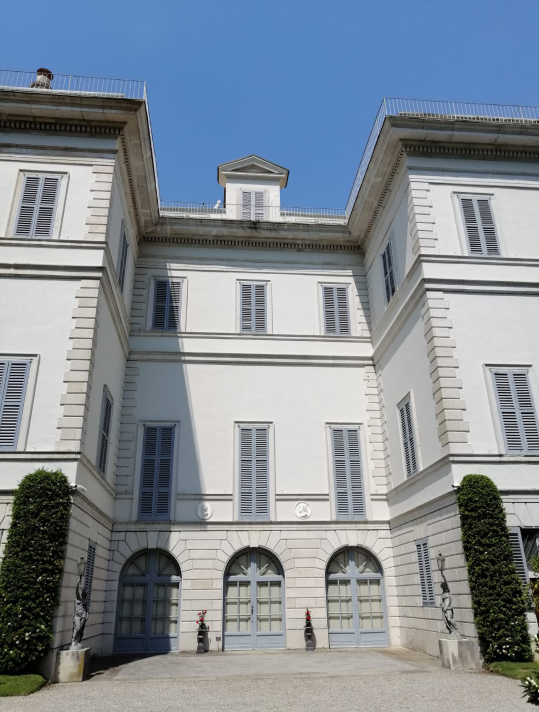
%> input picture villa.png, 1078 x 1424 px (shown at 1/2 size)
$ octave homework.m   (GNU Octave 9; MATLAB toolbox functions it lacks are replaced by stand-ins)
%> lines starting %> are read from the running program, lines starting %| are printed output that depends on the picture
### functions/segToLine.m
function [l] = segToLine(pts)
% convert the endpoints of a line segment to a line in homogeneous
% coordinates.
%
% pts are the endpoits of the segment: [x1 y1;
%                                       x2 y2]

% convert endpoints to cartesian coordinates
a = [pts(1,:)';1];
b = [pts(2,:)';1];
l = cross(a,b);
l = l./norm(l);
end

### homework.m
% Image Analysis and Computer Vision - Homework A.Y. 2021/22
% Author: Christian Grasso (10652464)

%% Setup
close all;
clear;
clc;

addpath(genpath('functions'));

img = im2double(imread('villa.png'));
%% F1 - Feature detection
imgGrayscale = rgb2gray(img);
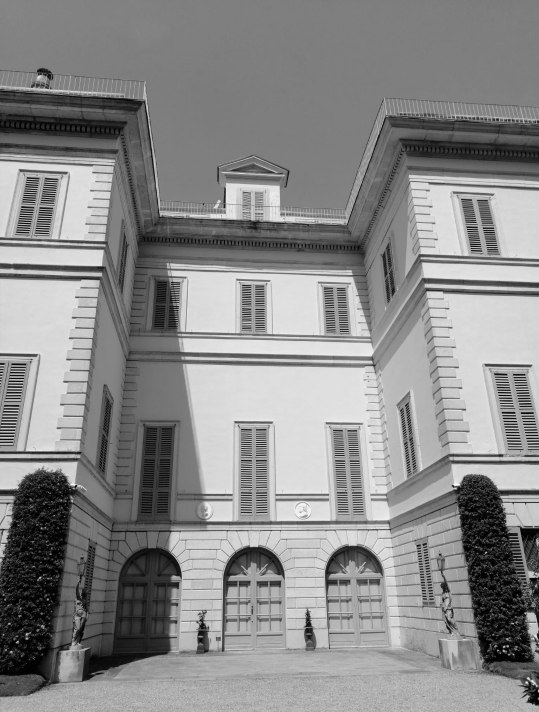
%> imgGrayscale: size 1424x1078 double (shown at 1/2 size); min 0, max 0.999, mean 0.541

resizeMult = 0.6;
newSize = resizeMult.*size(img, [1 2]);
%> newSize = [854.4 646.8]

imgGrayscaleRescaled = imresize(imgGrayscale, newSize, 'bilinear');
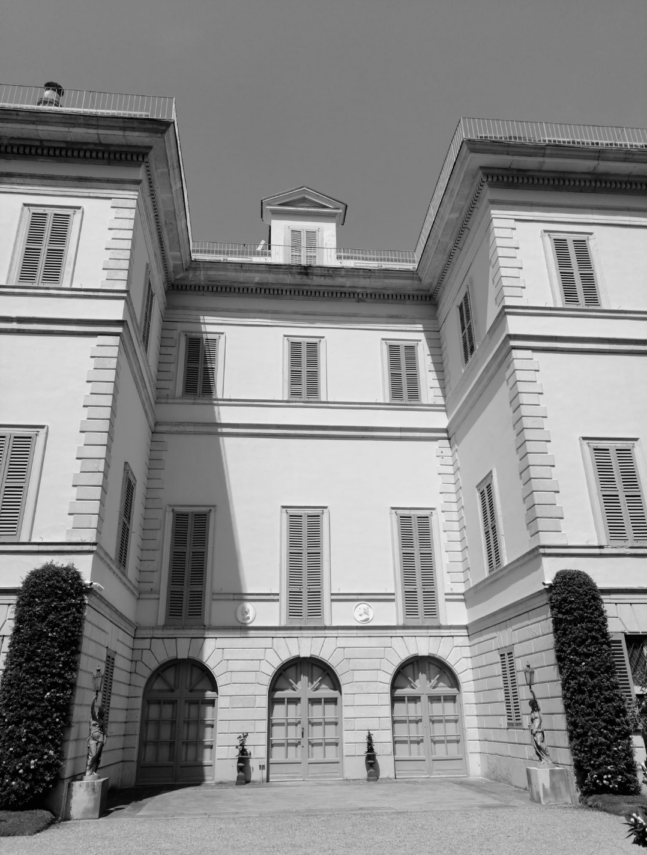
%> imgGrayscaleRescaled: size 855x647 double; min 0.00298, max 0.975, mean 0.541
imgRescaled = imresize(img, newSize, 'bilinear');
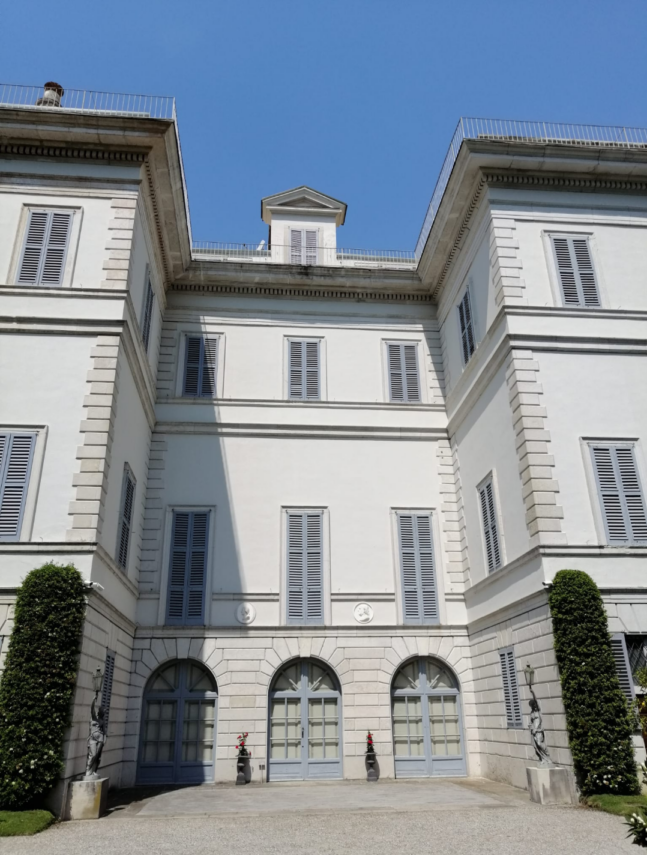
%> imgRescaled: size 855x647x3 double; mean R, G, B 0.511, 0.547, 0.584

figure; hold all;
imshow(imgGrayscaleRescaled);
edges = edge(imgGrayscaleRescaled, 'canny', [0 0.1]);
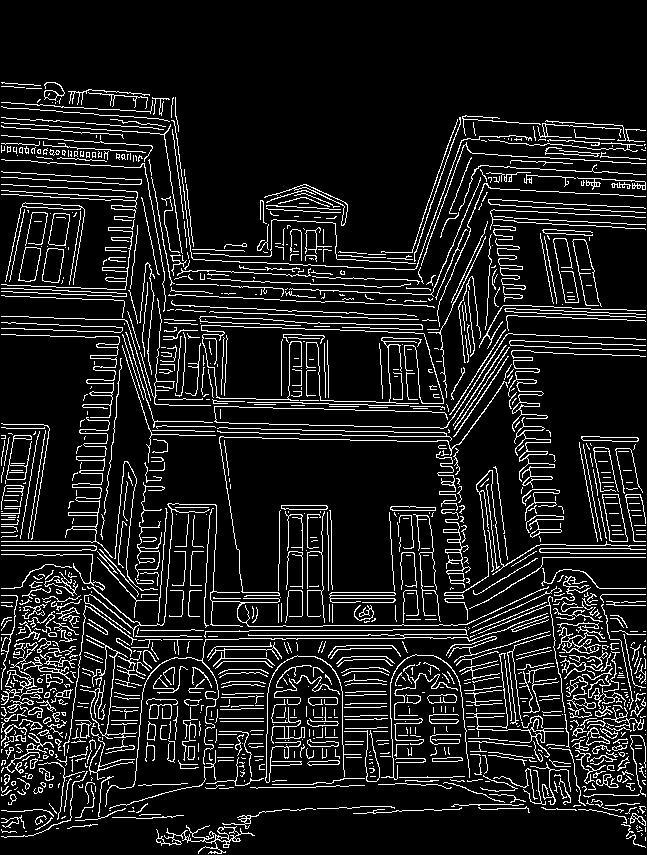
%> edges: size 855x647 logical; 11.2% white in thin lines or dots
imshow(edges);

figure;
imshow(imgRescaled);
hold all;

[H,o_pi,R] = hough(edges);
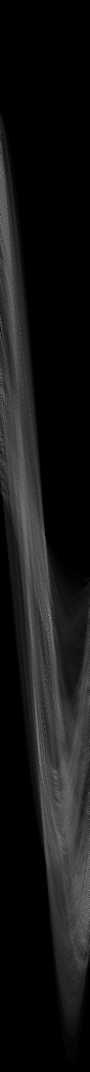
%> H: size 2143x180 double (shown at 1/2 size); min 0, max 340, mean 29; drawn with min black and max white
%> o_pi = 180 values from -90 to 89; R = 2143 values from -1071 to 1071
P = houghpeaks(H, 100, 'threshold', 0.3*max(H(:)));
%> P = 100 rows, first 12: [1231 98; 442 1; 745 3; 789 4; 1794 180; 882 4; 1259 96; 1819 180; 474 1; 1531 83; 1025 46; 1500 84]
hlines = houghlines(edges, o_pi, R, P, 'FillGap', 4, 'MinLength', 14);
%> hlines = 180 lines; longest, point1 to point2 (x, y): (250, 631) to (393, 631), (154, 185) to (173, 291), (455, 429) to (511, 346), (584, 446) to (602, 541), (123, 346) to (152, 436), (328, 302) to (422, 306)
hold all;
for k = 1:length(hlines)
    seg = [hlines(k).point1; hlines(k).point2];
    segLine = segToLine(seg);
    plot(seg(:,1),seg(:,2),'Color', 'yellow', 'LineWidth', 2);
end
%> this loop made 180 passes
%> (seg, a in segToLine, b in segToLine, segLine) on passes 1 to 3: ([134 631; 191 631], [134; 631; 1], [191; 631; 1], [0; 0.00158; -1]), ([250 631; 393 631], [250; 631; 1], [393; 631; 1], [0; 0.00158; -1]), ([10 329; 25 329], [10; 329; 1], [25; 329; 1], [0; 0.00304; -1])

figure;
imshow(imadjust(rescale(H)),'XData',o_pi,'YData',R,'InitialMagnification','fit');
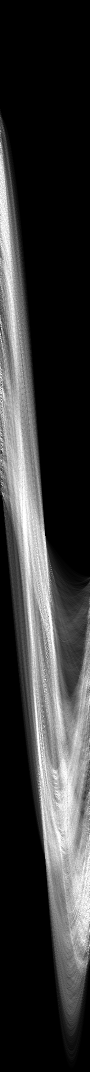
%> displayed picture: size 2143x180, on the screen's scale of 0 to 255 (shown at 1/2 size); min 0, max 255, mean 55
title('Hough transform');
xlabel('\theta'), ylabel('\rho');
axis on, axis normal, hold on;
plot(o_pi(P(:,2)),R(P(:,1)),'s','color','yellow');

points = detectHarrisFeatures(histeq(imgGrayscale));
%> points = 3259 points; strongest (x, y): (973, 1106), (408, 1245), (1078, 1382), (1074, 1373), (1078, 1287)
figure;
imshow(img);
hold all;
plot(points.selectStrongest(5000));
%% G1 - 2D reconstruction of a horizontal section
%% Draw parallel lines for affine rectification
figure;
hold all;
imshow(img);

nFamilies = 2;
parallelLines = drawLineFamilies('Draw parallel lines', nFamilies, 2);
% [195 lines not run here, left out]
function lines = drawLineFamilies(title, nFamilies, nLinesPerFamily)
    colors = 'rgbm';
    lines = cell(nFamilies, 1); % store lines
    for i = 1:nFamilies
        lines{i} = drawLines([title, ' - family ', num2str(i), ' of ', num2str(nFamilies)], nLinesPerFamily, colors(i));
    end
end

function lines = drawLines(title_, nLines, color)
    count = 1;
    lines = nan(nLines, 3);
    while(count <= nLines)
        figure(gcf);
        title([title_, ' - segment ', num2str(count), ' of ', num2str(nLines)]);
%> (the run ends here)
